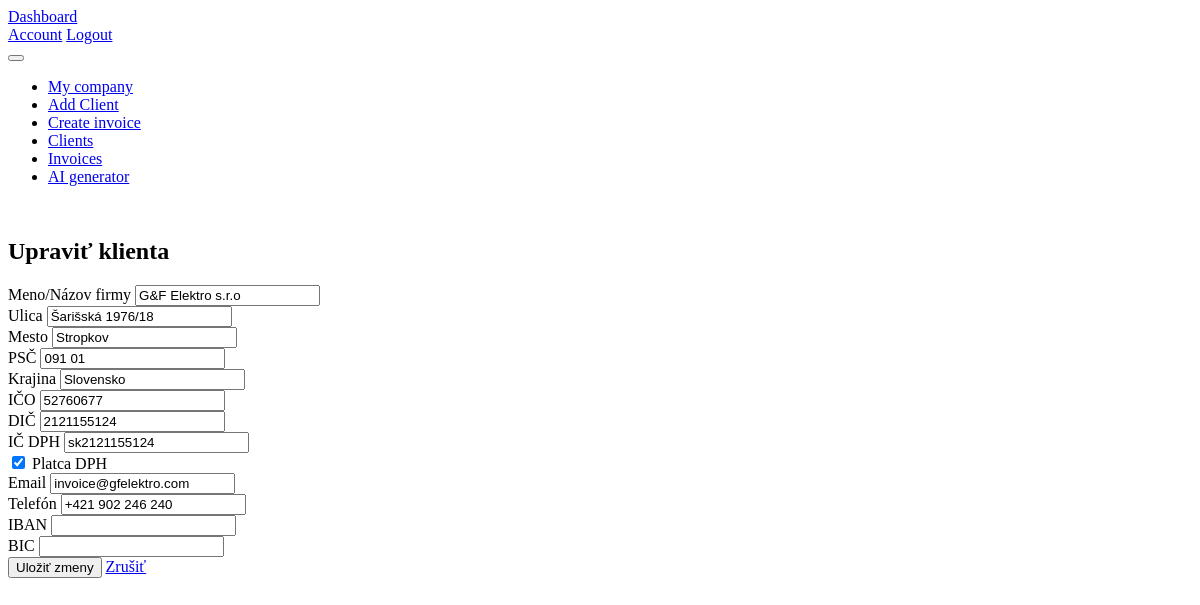
Before: /edit_client/1 (signed in) with the older database file.
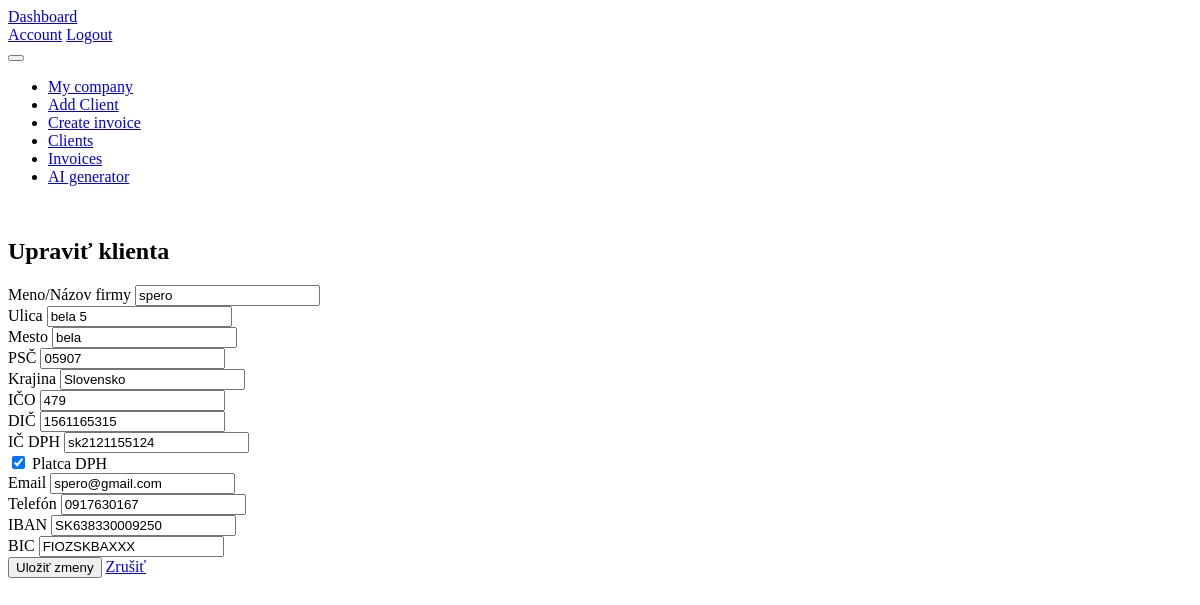
After: the same page with the newer database file.
### models.py (models this page shows)
class Client(db.Model):
        __tablename__ = 'clients'
        id = db.Column(db.Integer, primary_key=True)
        name = db.Column(db.String(100), nullable=False)
        ico = db.Column(db.String(20), nullable=False)
        dic = db.Column(db.String(20), nullable=False)
        street = db.Column(db.String(100), nullable=False)
        user_id = db.Column(db.Integer, db.ForeignKey('users.id'), nullable=False)
        user = db.relationship('User', backref=db.backref('clients', lazy=True))
        city = db.Column(db.String(50), nullable=False)
        zip_code = db.Column(db.String(20), nullable=False)
        country = db.Column(db.String(50), nullable=False)
        email = db.Column(db.String(100), nullable=False)
        phone = db.Column(db.String(20), nullable=False)
        iban = db.Column(db.String(34), nullable=False)
        bic = db.Column(db.String(11), nullable=False)
        is_vat_payer = db.Column(db.Boolean, default=False)
        ic_dph = db.Column(db.String(20), nullable=True)  # Optional field for VAT ID if the client is a VAT payer

### routes.py (the view, shortened to what this page needs)
@main.route('/edit_client/<int:client_id>', methods=['GET', 'POST'])
@login_required
def edit_client(client_id):
    client = Client.query.filter_by(id=client_id,user_id=current_user.id).first_or_404()
    return render_template('edit_client.html', client=client)

### templates/edit_client.html (shortened to what this page needs)
{% extends "base.html" %}
{% block content %}
<div class="container mt-4">
    <h2>Upraviť klienta</h2>
    <form method="POST">
        <div class="form-group">
            <label>Meno/Názov firmy</label>
            <input type="text" name="name" class="form-control" value="{{ client.name }}" required>
        </div>
        <div class="form-group">
            <label>Ulica</label>
            <input type="text" name="street" class="form-control" value="{{ client.street }}" required>
        </div>
        <div class="form-group">
            <label>Mesto</label>
            <input type="text" name="city" class="form-control" value="{{ client.city }}" required>
        </div>
        <div class="form-group">
            <label>PSČ</label>
            <input type="text" name="zip" class="form-control" value="{{ client.zip_code }}" required>
        </div>
        <div class="form-group">
            <label>Krajina</label>
            <input type="text" name="country" class="form-control" value="{{ client.country }}" required>
        </div>
        <div class="form-group">
            <label>IČO</label>
            <input type="text" name="ICO" class="form-control" value="{{ client.ico }}" required>
        </div>
        <div class="form-group">
            <label>DIČ</label>
            <input type="text" name="DIC" class="form-control" value="{{ client.dic }}" required>
        </div>
        <div class="form-group">
            <label>IČ DPH</label>
            <input type="text" name="ic_dph" class="form-control" value="{{ client.ic_dph }}">
        </div>
        <div class="form-check my-2">
            <input type="checkbox" name="is_vat_payer" class="form-check-input" id="vat_check"
                {% if client.is_vat_payer %}checked{% endif %}>
            <label class="form-check-label" for="vat_check">Platca DPH</label>
        </div>
        <div class="form-group">
            <label>Email</label>
            <input type="email" name="email" class="form-control" value="{{ client.email }}" required>
        </div>
        <div class="form-group">
            <label>Telefón</label>
            <input type="text" name="phone" class="form-control" value="{{ client.phone }}" required>
        </div>
        <div class="form-group">
            <label>IBAN</label>
            <input type="text" name="iban" class="form-control" value="{{ client.iban }}">
        </div>
        <div class="form-group">
            <label>BIC</label>
            <input type="text" name="bic" class="form-control" value="{{ client.bic }}">
        </div>
        <button type="submit" class="btn btn-primary mt-3">Uložiť zmeny</button>
        <a href="{{ url_for('main.list_clients') }}" class="btn btn-secondary mt-3">Zrušiť</a>
    </form>
</div>
{% endblock %}

Changed rows visible on the page:
changed Client "Slovensko": name "G&F Elektro s.r.o" → "spero"; street "Šarišská 1976/18" → "bela 5"; city "Stropkov" → "bela"; zip "091 01" → "05907"; ICO "52760677" → "479"; DIC "2121155124" → "1561165315"; email "invoice@gfelektro.com" → "spero@gmail.com"; phone "+421 902 246 240" → "0917630167"; iban (not shown) → "SK638330009250"; bic (not shown) → "FIOZSKBAXXX"
